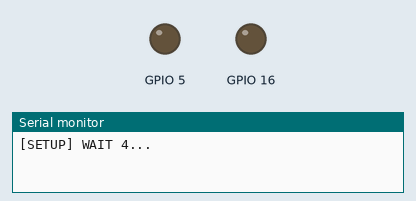
Recording of a sketch running on a simulated ESP8266 (NodeMCU). Shown: output pins drawn as LEDs (lit = HIGH), the last lines printed to the serial monitor. WiFi joins after 1.5 s; servers stay silent unless stated.

Above: at 0.1 s.
At 5.8 s:
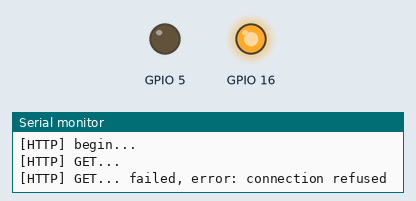
At 8.5 s:
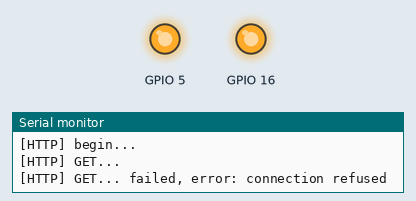
Timing chart, 0 to 10.0 s (numbered marks = the images above):
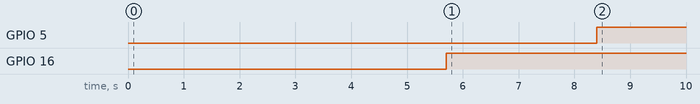

The sketch:

NginxHttpMonitor.ino
```cpp
/**
 * BasicHTTPClient.ino
 *
 *  Created on: 24.05.2015
 *
 */

#include <Arduino.h>

#include <ESP8266WiFi.h>
#include <ESP8266WiFiMulti.h>

#include <ESP8266HTTPClient.h>

#define USE_SERIAL Serial

ESP8266WiFiMulti WiFiMulti;

void setup() {
    pinMode(16, OUTPUT);
    pinMode(5, OUTPUT);
    digitalWrite(16, LOW);
    digitalWrite(5, LOW);

    USE_SERIAL.begin(115200);
   // USE_SERIAL.setDebugOutput(true);

    USE_SERIAL.println();
    USE_SERIAL.println();
    USE_SERIAL.println();

    for(uint8_t t = 4; t > 0; t--) {
        USE_SERIAL.printf("[SETUP] WAIT %d...\n", t);
        USE_SERIAL.flush();
        delay(1000);
    }

    WiFi.mode(WIFI_STA);
    WiFiMulti.addAP("", "");

}

void loop() {
    // wait for WiFi connection


    if((WiFiMulti.run() == WL_CONNECTED)) {

        HTTPClient http;

        USE_SERIAL.print("[HTTP] begin...\n");
        // configure traged server and url
        http.begin("http://192.168.0.171"); //HTTP

        USE_SERIAL.print("[HTTP] GET...\n");
        // start connection and send HTTP header
        int httpCode = http.GET();

        // httpCode will be negative on error
        if(httpCode > 0) {
              digitalWrite(16, LOW);

            // HTTP header has been send and Server response header has been handled
            USE_SERIAL.printf("[HTTP] GET... code: %d\n", httpCode);

            // file found at server
            if(httpCode == HTTP_CODE_OK) {
                String payload = http.getString();
                USE_SERIAL.println(payload);
            }
        } else {
             digitalWrite(16, HIGH);
            USE_SERIAL.printf("[HTTP] GET... failed, error: %s\n", http.errorToString(httpCode).c_str());
        }


        delay(2500);

        if((WiFiMulti.run() == WL_CONNECTED)) {

        HTTPClient http;

        USE_SERIAL.print("[HTTP] begin...\n");
        // configure traged server and url
        http.begin("http://192.168.0.17"); //HTTP

        USE_SERIAL.print("[HTTP] GET...\n");
        // start connection and send HTTP header
        int httpCode = http.GET();

        // httpCode will be negative on error
        if(httpCode > 0) {
            digitalWrite(5, LOW);
            // HTTP header has been send and Server response header has been handled
            USE_SERIAL.printf("[HTTP] GET... code: %d\n", httpCode);

            // file found at server
            if(httpCode == HTTP_CODE_OK) {
                String payload = http.getString();
                USE_SERIAL.println(payload);
            }
        } else {
            digitalWrite(5, HIGH);
            USE_SERIAL.printf("[HTTP] GET... failed, error: %s\n", http.errorToString(httpCode).c_str());
        }

        http.end();
    }

    delay(10000);
}}
```

Measured:
- by itself, GPIO 5: LOW → HIGH at 8.4 s
- by itself, GPIO 16: LOW → HIGH at 5.7 s
